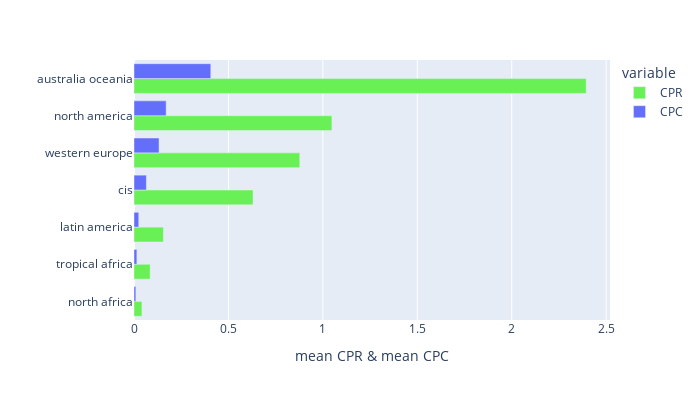
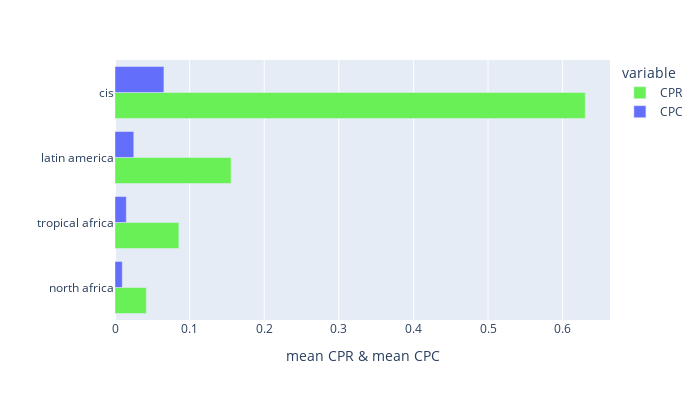

Notebook code for these charts, in order:
### Code cell
#CPR (Cost Per Registration), стоимость регистрации = стоимость рекламы/количество регистраций
data['CPR'] = data['Spend']/data['Registrations']

data_plot2 = data.groupby('Geo', as_index = False).aggregate({'CPC' : 'mean', 'CPR' : 'mean'}).sort_values('CPC')
fig = px.bar(data_plot2, x = ['CPR','CPC'], y = 'Geo', 
             labels = {'Geo':'', 'value': 'mean CPR & mean CPC'}, 
             width = 700, height = 400, color_discrete_map = {'CPR': '#6AF057','CPC': '#636efa'}, barmode = "group")
fig.show()

#closer look
shorten = data_plot2[(data_plot2['Geo'] != 'australia oceania') & 
                    (data_plot2['Geo'] != 'north america') & 
                    (data_plot2['Geo'] != 'western europe')]
fig = px.bar(shorten, x = ['CPR','CPC'], y = 'Geo', 
             labels = {'Geo':'', 'value': 'mean CPR & mean CPC'}, 
             width = 700, height = 400, color_discrete_map = {'CPR': '#6AF057','CPC': '#636efa'}, barmode = "group")
fig.show()

### Figure 1 — Plotly figure (JSON) as saved in the notebook; plotly's stock layout.template omitted (floating-point values rounded to 4 significant figures)
{"data": [{"alignmentgroup": "True", "hovertemplate": "variable=CPR<br>mean CPR & mean CPC=%{x}<br>=%{y}<extra></extra>", "legendgroup": "CPR", "marker": {"color": "#6AF057", "pattern": {"shape": ""}}, "name": "CPR", "offsetgroup": "CPR", "orientation": "h", "showlegend": true, "textposition": "auto", "type": "bar", "x": [0.04199, 0.08559, 0.1556, 0.6303, 0.8778, 1.048, 2.394], "xaxis": "x", "y": ["north africa", "tropical africa", "latin america", "cis", "western europe", "north america", "australia oceania"], "yaxis": "y"}, {"alignmentgroup": "True", "hovertemplate": "variable=CPC<br>mean CPR & mean CPC=%{x}<br>=%{y}<extra></extra>", "legendgroup": "CPC", "marker": {"color": "#636efa", "pattern": {"shape": ""}}, "name": "CPC", "offsetgroup": "CPC", "orientation": "h", "showlegend": true, "textposition": "auto", "type": "bar", "x": [0.009742, 0.01518, 0.02517, 0.06558, 0.1326, 0.1702, 0.4066], "xaxis": "x", "y": ["north africa", "tropical africa", "latin america", "cis", "western europe", "north america", "australia oceania"], "yaxis": "y"}], "layout": {"barmode": "group", "height": 400, "legend": {"title": {"text": "variable"}, "tracegroupgap": 0}, "margin": {"t": 60}, "width": 700, "xaxis": {"anchor": "y", "domain": [0, 1], "title": {"text": "mean CPR & mean CPC"}}, "yaxis": {"anchor": "x", "domain": [0, 1], "title": {"text": ""}}}}

### Figure 2 — Plotly figure (JSON) as saved in the notebook; plotly's stock layout.template omitted (floating-point values rounded to 4 significant figures)
{"data": [{"alignmentgroup": "True", "hovertemplate": "variable=CPR<br>mean CPR & mean CPC=%{x}<br>=%{y}<extra></extra>", "legendgroup": "CPR", "marker": {"color": "#6AF057", "pattern": {"shape": ""}}, "name": "CPR", "offsetgroup": "CPR", "orientation": "h", "showlegend": true, "textposition": "auto", "type": "bar", "x": [0.04199, 0.08559, 0.1556, 0.6303], "xaxis": "x", "y": ["north africa", "tropical africa", "latin america", "cis"], "yaxis": "y"}, {"alignmentgroup": "True", "hovertemplate": "variable=CPC<br>mean CPR & mean CPC=%{x}<br>=%{y}<extra></extra>", "legendgroup": "CPC", "marker": {"color": "#636efa", "pattern": {"shape": ""}}, "name": "CPC", "offsetgroup": "CPC", "orientation": "h", "showlegend": true, "textposition": "auto", "type": "bar", "x": [0.009742, 0.01518, 0.02517, 0.06558], "xaxis": "x", "y": ["north africa", "tropical africa", "latin america", "cis"], "yaxis": "y"}], "layout": {"barmode": "group", "height": 400, "legend": {"title": {"text": "variable"}, "tracegroupgap": 0}, "margin": {"t": 60}, "width": 700, "xaxis": {"anchor": "y", "domain": [0, 1], "title": {"text": "mean CPR & mean CPC"}}, "yaxis": {"anchor": "x", "domain": [0, 1], "title": {"text": ""}}}}
